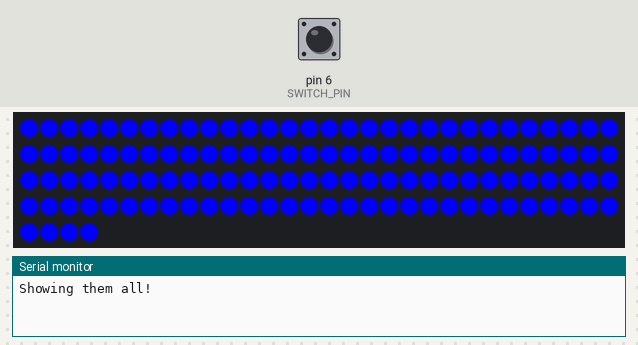
Bench run of a sketch on a simulated Arduino Uno, built with avr-gcc and run on an emulated ATmega328P. Parts: 124 RGB LEDs in strip order, left to right, continuing on the next row, the last lines printed to the serial monitor. The inputs (shaded band) are chosen by the test bench; at power-on: pin 6 (SWITCH_PIN) HIGH. Dim RGB values are drawn brighter than linear.

Above: at 1.2 s.
1.3 s: pin 6 (SWITCH_PIN) pulled LOW for 0.15 s
At 3.24 s:
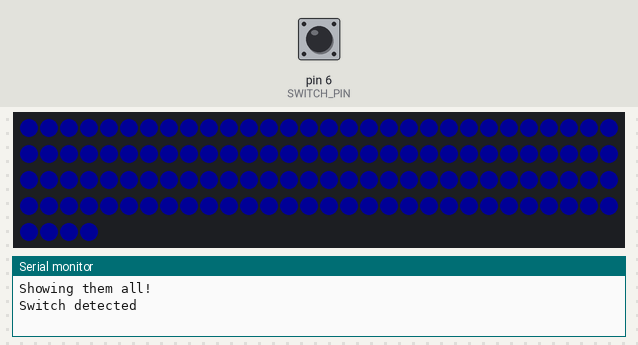
At 19.47 s:
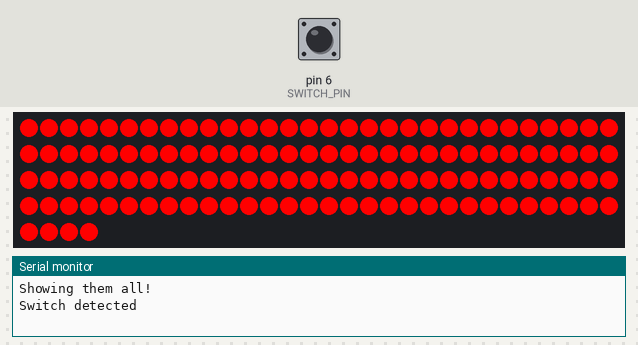
Timing chart, 0 to 21.0 s (numbered marks = the images above; inputs shaded):
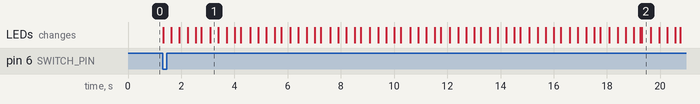

The sketch:

ALL_STARS_V3.ino
```cpp
#include <FastLED.h>


//---------------------------------------------------
// Here are the parameters to customize
//---------------------------------------------------

// define the PIN where the LED will be piloted
#define LED_PIN              4
// define the switch to start the sequence
#define SWITCH_PIN           6

#define NUM_LEDS             124
#define LED_TYPE             WS2812
#define COLOR_ORDER          GRB
// Here are defined the brighest BLUE and GREEN. Before they were set to CRGB(6,  181, 213) and CRGB(45, 198, 28)
#define BLUE                 CRGB(0,   0, 255)
#define GREEN                CRGB(255, 0, 0)
// Duration in ms for the blue sequence
#define SEQUENCE_BLUE_MS     18000
// Duration in ms for the green sequence
#define SEQUENCE_GREEN_MS    6000
// Duration in ms for the fade out sequence
#define SEQUENCE_FADE_OUT_MS 5000
// Warning: (SEQUENCE_BLUE_MS + SEQUENCE_GREEN_MS) module PERIOD_MS must be equal to 0, to have the best fade_out
#define PERIOD_MS            3000

//---------------------------------------------------
// Nothing to update after this line
//---------------------------------------------------

CRGB leds[NUM_LEDS];

static int switchValue;     // get the initial swith value (as it's not a push-button, but a switch, we don't know it)
static int currentStep = 0; // 0 => waiting the switch, 1 => glowing. To reset the sequence => arduino RESET button
static int lastGreenLumin = -1;


void showAll(CRGB myColor) {
  Serial.print("Showing them all!\n");
  for(int i = 0; i < NUM_LEDS; i++ ){
    leds[i] = myColor;
  }
  FastLED.show();
}

void setup() {
  FastLED.addLeds<LED_TYPE, LED_PIN, COLOR_ORDER>(leds, NUM_LEDS);
  // initialize serial:
  Serial.begin(9600);
  FastLED.clear();
  pinMode(SWITCH_PIN, INPUT_PULLUP);
  showAll(BLUE);
  switchValue = digitalRead(SWITCH_PIN);
}

void resetCycle() {
   Serial.print("Resetting cycle\n");
   currentStep = 0;
   switchValue = digitalRead(SWITCH_PIN);
   lastGreenLumin = -1;
}

int getCurrentLumin(unsigned long elapsed_ms) {
  if (currentStep == 0) {
    return 255;
  }
  float lumin = (cos(( 2 * 3.1415926 * elapsed_ms) / PERIOD_MS) + 1) / 2 * 255;
  if (elapsed_ms < SEQUENCE_BLUE_MS + SEQUENCE_GREEN_MS) {
    return int(lumin);
  }
  if (lastGreenLumin == -1) {
    lastGreenLumin = int(lumin);
    Serial.print("Setting last lumin to ");
    Serial.print(lastGreenLumin);
    Serial.print("\n");
  }
  lumin = (cos(((elapsed_ms - SEQUENCE_BLUE_MS - SEQUENCE_GREEN_MS) * 3.141592) / SEQUENCE_FADE_OUT_MS) + 1) / 2 * lastGreenLumin;
  return int(lumin);
}

CRGB getCurrentColor(unsigned long elapsed_ms) {
  if (elapsed_ms < SEQUENCE_BLUE_MS) {
    return BLUE;
  }
  return GREEN;
}

void loop() {
  static long startTime = 0;
  if (currentStep == 0) {
     int newValue = digitalRead(SWITCH_PIN);
     if (newValue == switchValue) {
        return;
     }
     Serial.print("Switch detected\n");
     switchValue = newValue;
     startTime = millis();
     currentStep = 1;
  }
  unsigned long elapsed_ms = millis() - startTime;
  if (elapsed_ms > SEQUENCE_BLUE_MS + SEQUENCE_GREEN_MS + SEQUENCE_FADE_OUT_MS) {
    resetCycle();
    return;
  }
  int fade = 255 - getCurrentLumin(elapsed_ms);
  CRGB myColor = getCurrentColor(elapsed_ms);
  for(int i = 0; i < NUM_LEDS; i++ ){
    leds[i] = myColor;
    leds[i].fadeLightBy(fade);
  }
  FastLED.show();
  delay(10);
}
```
